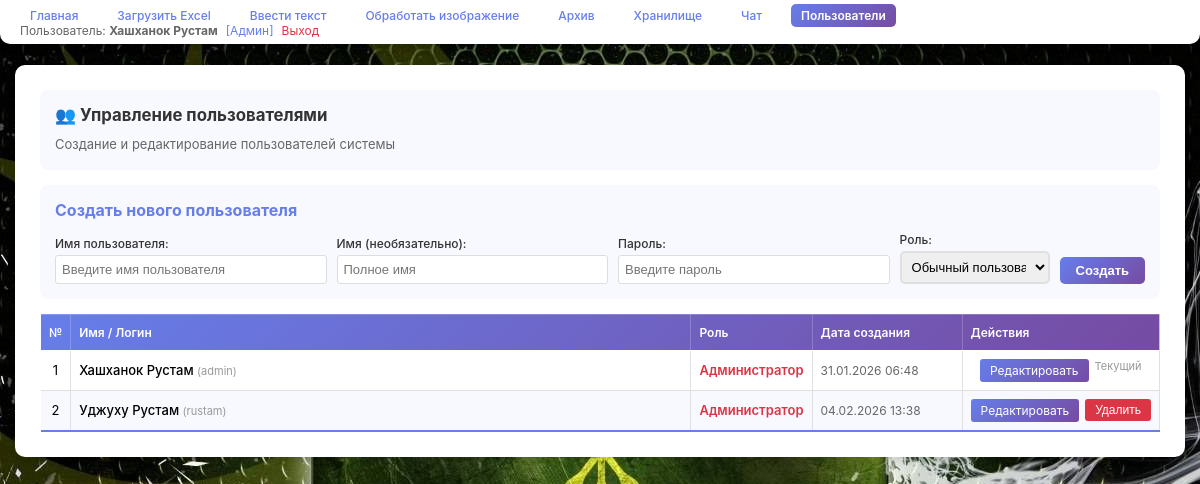
The app's page /users (signed in) with its own data.
### models.py (models this page shows, shortened)
class User(UserMixin, db.Model):
    __tablename__ = "users"
    id = db.Column(db.Integer, primary_key=True)
    username = db.Column(db.String(80), unique=True, nullable=False, index=True)
    full_name = db.Column(db.String(200), nullable=True)  # Полное имя пользователя
    password_hash = db.Column(db.String(255), nullable=False)
    is_admin = db.Column(db.Integer, default=0, nullable=False)  # 0 = обычный, 1 = админ
    created_at = db.Column(db.DateTime, default=datetime.utcnow, nullable=False)
    archives = db.relationship("Archive", backref="user", lazy=True, cascade="all, delete-orphan")
    settings = db.relationship("UserSettings", backref="user", uselist=False, cascade="all, delete-orphan")
    file_storage = db.relationship("FileStorage", backref="user", lazy=True, cascade="all, delete-orphan")
    messages = db.relationship("Message", backref="user", lazy=True, cascade="all, delete-orphan")
    def get_display_name(self) -> str:
        return self.full_name if self.full_name else self.username

### app.py (the view)
@app.route("/users")
@login_required
@admin_required
def users():
    all_users = User.query.order_by(User.username).all()
    return render_template("users.html", users=all_users)

### app.py (called while the page is built)
@login_manager.user_loader
def load_user(user_id):
    return User.query.get(int(user_id))

def admin_required(f):
    @wraps(f)
    def decorated_function(*args, **kwargs):
        if not current_user.is_authenticated or current_user.is_admin != 1:
            flash("Доступ запрещен. Требуются права администратора.", "error")
            return redirect(url_for("index"))
        return f(*args, **kwargs)
    return decorated_function

### templates/users.html (shortened to what this page needs)
{% extends "base.html" %}
{% block content %}
<div class="card">
    <h2>👥 Управление пользователями</h2>
    <p class="info-text" style="margin-bottom: 0;">Создание и редактирование пользователей системы</p>
</div>
<div class="card" style="margin-top: 15px; padding: 15px;">
    <h3 style="margin-top: 0; margin-bottom: 12px; font-size: 16px; color: #667eea;">Создать нового пользователя</h3>
    <form method="POST" action="{{ url_for('create_user') }}" style="display: flex; flex-wrap: wrap; gap: 10px; align-items: flex-end;">
        <div class="form-group" style="flex: 1; min-width: 200px; margin-bottom: 0;">
            <label for="username" style="font-size: 12px; margin-bottom: 4px;">Имя пользователя:</label>
            <input type="text" id="username" name="username" required
                   placeholder="Введите имя пользователя"
                   style="width: 100%; padding: 6px; font-size: 13px; border: 1px solid #ddd; border-radius: 3px;">
        </div>
        <div class="form-group" style="flex: 1; min-width: 200px; margin-bottom: 0;">
            <label for="full_name" style="font-size: 12px; margin-bottom: 4px;">Имя (необязательно):</label>
            <input type="text" id="full_name" name="full_name"
                   placeholder="Полное имя"
                   style="width: 100%; padding: 6px; font-size: 13px; border: 1px solid #ddd; border-radius: 3px;">
        </div>
        <div class="form-group" style="flex: 1; min-width: 200px; margin-bottom: 0;">
            <label for="password" style="font-size: 12px; margin-bottom: 4px;">Пароль:</label>
            <input type="password" id="password" name="password" required
                   placeholder="Введите пароль"
                   style="width: 100%; padding: 6px; font-size: 13px; border: 1px solid #ddd; border-radius: 3px;">
        </div>
        <div class="form-group" style="flex: 0 0 150px; margin-bottom: 0;">
            <label for="is_admin" style="font-size: 12px; margin-bottom: 4px;">Роль:</label>
            <select id="is_admin" name="is_admin" style="width: 100%; padding: 6px; font-size: 13px;">
                <option value="0">Обычный пользователь</option>
            </select>
        </div>
        <div style="margin-bottom: 0;">
            <button type="submit" class="btn" style="padding: 6px 16px; font-size: 13px;">Создать</button>
        </div>
    </form>
</div>
{% if users %}
<div style="margin-top: 15px; overflow-x: auto;">
    <table class="users-table">
        <thead>
            <tr>
                <th style="width: 30px;">№</th>
                <th style="min-width: 200px;">Имя / Логин</th>
                <th style="width: 120px;">Роль</th>
                <th style="width: 150px;">Дата создания</th>
                <th style="width: 140px;">Действия</th>
            </tr>
        </thead>
        <tbody>
            {% for user in users %}
            <tr>
                <td style="text-align: center;">{{ loop.index }}</td>
                <td style="font-weight: 500;">
                    {{ user.get_display_name() }}
                    <span style="color: #999; font-size: 11px; font-weight: normal;">({{ user.username }})</span>
                </td>
                <td style="text-align: center;">
                    {% if user.is_admin == 1 %}
                    <span style="color: #dc3545; font-weight: 600;">Администратор</span>
                    {% else %}
                    <span style="color: #666;">Пользователь</span>
                    {% endif %}
                </td>
                <td style="font-size: 12px; color: #666;">{{ user.created_at.strftime("%d.%m.%Y %H:%M") }}</td>
                <td style="text-align: center;">
                    <div style="display: flex; gap: 6px; justify-content: center;">
                        <a href="{{ url_for('edit_user', user_id=user.id) }}" class="btn-table" style="padding: 4px 10px; font-size: 12px;">Редактировать</a>
                        {% if user.id != current_user.id %}
                        <form method="POST" action="{{ url_for('delete_user', user_id=user.id) }}" style="display: inline;" onsubmit="return confirm('Вы уверены, что хотите удалить пользователя {{ user.get_display_name() }}? Это действие нельзя отменить.');">
                            <button type="submit" class="btn-table" style="background: #dc3545; padding: 4px 10px; font-size: 12px; border: none; cursor: pointer;">Удалить</button>
                        </form>
                        {% else %}
                        <span style="color: #999; font-size: 11px;">Текущий</span>
                        {% endif %}
                    </div>
                </td>
            </tr>
            {% endfor %}
        </tbody>
    </table>
</div>
{% else %}
<div class="card">
    <p class="info-text">Пользователи не найдены.</p>
</div>
{% endif %}
{% endblock %}

### templates/base.html (shortened to what this page needs)
<!DOCTYPE html>
<html lang="ru">
<head>
</head>
<body>
    <div class="container">
        <header>
            <div style="display: flex; justify-content: space-between; align-items: center; flex-wrap: wrap;">
                <nav>
                    {% if current_user.is_authenticated %}
                    <a href="{{ url_for('index') }}">Главная</a>
                    <a href="{{ url_for('upload_excel') }}">Загрузить Excel</a>
                    <a href="{{ url_for('upload_text') }}">Ввести текст</a>
                    <a href="{{ url_for('decode_qr') }}">Обработать изображение</a>
                    <a href="{{ url_for('archive') }}">Архив</a>
                    <a href="{{ url_for('storage') }}">Хранилище</a>
                    <a href="{{ url_for('chat') }}">Чат</a>
                    {% if current_user.is_admin == 1 %}
                    <a href="{{ url_for('users') }}">Пользователи</a>
                    {% endif %}
                    {% endif %}
                </nav>
                {% if current_user.is_authenticated %}
                <div style="color: #666; font-size: 12px; display: flex; align-items: center; gap: 8px;">
                    <span>Пользователь: <strong>{{ current_user.get_display_name() }}</strong></span>
                    {% if current_user.is_admin == 1 %}
                    <span style="color: #667eea;">[Админ]</span>
                    {% endif %}
                    <a href="{{ url_for('logout') }}" style="color: #dc3545; text-decoration: none;">Выход</a>
                </div>
                {% endif %}
            </div>
        </header>
        <div class="content">
            {% block content %}{% endblock %}
        </div>
    </div>
</body>
</html>

### templates/users.html (style rules this page uses)
.users-table { width: 100%; border-collapse: collapse; background: white; font-size: 13px; box-shadow: 0 2px 4px rgba(0, 0, 0, 0.1); }
.users-table thead { background: linear-gradient(135deg, #667eea 0%, #764ba2 100%); color: white; }
.users-table th { padding: 10px 8px; text-align: left; font-weight: 600; font-size: 12px; border: 1px solid rgba(255, 255, 255, 0.2); white-space: nowrap; }
.users-table tbody tr { border-bottom: 1px solid #e0e0e0; transition: background-color 0.2s; }
.users-table tbody tr:nth-child(even) { background-color: #f8f9ff; }
.users-table td { padding: 8px; border-right: 1px solid #e0e0e0; vertical-align: middle; }
.users-table tbody tr:last-child { border-bottom: 2px solid #667eea; }
.btn-table { background: linear-gradient(135deg, #667eea 0%, #764ba2 100%); color: white; border: none; border-radius: 3px; cursor: pointer; transition: opacity 0.2s; text-decoration: none; display: inline-block; }

### records on screen
User: get_display_name "Хашханок Рустам", username "admin", is_admin "Администратор", created_at "31.01.2026 06:48", shows "Текущий"
User: get_display_name "Уджуху Рустам", username "rustam", is_admin "Администратор", created_at "04.02.2026 13:38"
